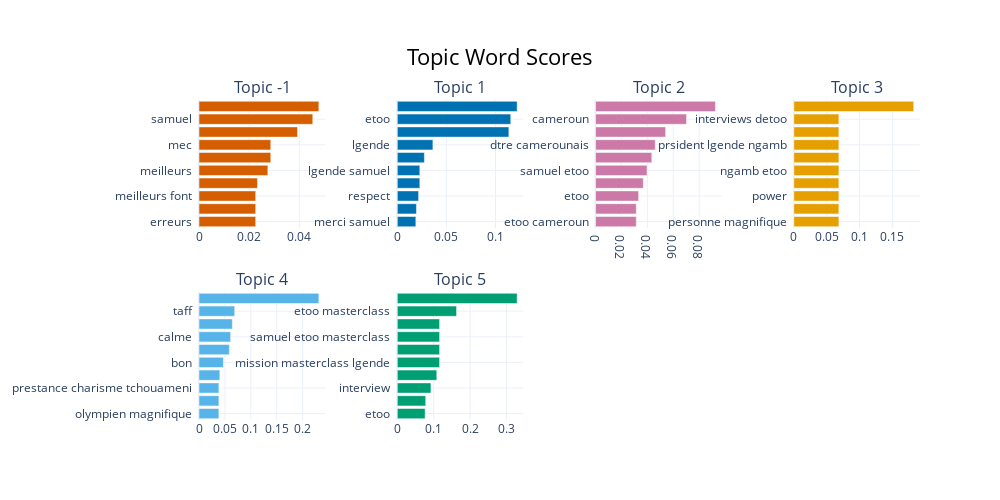

Notebook cell for this chart:
### Code cell
topic_model.visualize_barchart(n_words=10, topics=[-1, 1,2,3,4,5, ] )

### Figure 1 — Plotly figure (JSON) as saved in the notebook; plotly's stock layout.template omitted (floating-point values rounded to 4 significant figures)
{"data": [{"marker": {"color": "#D55E00"}, "orientation": "h", "type": "bar", "x": [0.02259, 0.02259, 0.02259, 0.0233, 0.02743, 0.02861, 0.02861, 0.03928, 0.04534, 0.04777], "xaxis": "x", "y": ["erreurs  ", "pourrais  ", "meilleurs font  ", "homme  ", "meilleurs  ", "heures  ", "mec  ", "samuel etoo  ", "samuel  ", "etoo  "], "yaxis": "y"}, {"marker": {"color": "#0072B2"}, "orientation": "h", "type": "bar", "x": [0.01892, 0.01951, 0.0217, 0.02297, 0.02297, 0.02759, 0.03626, 0.1136, 0.1155, 0.122], "xaxis": "x2", "y": ["merci samuel  ", "incroyable  ", "respect  ", "lgende samuel etoo  ", "lgende samuel  ", "merci  ", "lgende  ", "samuel etoo  ", "etoo  ", "samuel  "], "yaxis": "y2"}, {"marker": {"color": "#CC79A7"}, "orientation": "h", "type": "bar", "x": [0.03146, 0.03146, 0.03325, 0.03686, 0.03977, 0.04345, 0.04608, 0.05411, 0.07025, 0.09255], "xaxis": "x3", "y": ["etoo cameroun  ", "samuel etoo cameroun  ", "etoo  ", "fire  ", "samuel etoo  ", "dtre  ", "dtre camerounais  ", "samuel  ", "cameroun  ", "camerounais  "], "yaxis": "y3"}, {"marker": {"color": "#E69F00"}, "orientation": "h", "type": "bar", "x": [0.06859, 0.06859, 0.06859, 0.06859, 0.06859, 0.06859, 0.06859, 0.06859, 0.06859, 0.1824], "xaxis": "x4", "y": ["personne magnifique  ", "power international  ", "power  ", "prsident lgende  ", "ngamb etoo  ", "sensationnels  ", "prsident lgende ngamb  ", "power international etoo  ", "interviews detoo  ", "etoo  "], "yaxis": "y4"}, {"marker": {"color": "#56B4E9"}, "orientation": "h", "type": "bar", "x": [0.03836, 0.03836, 0.03836, 0.04022, 0.04707, 0.05859, 0.0611, 0.06434, 0.0689, 0.2313], "xaxis": "x5", "y": ["olympien magnifique  ", "nouveau taff  ", "prestance charisme tchouameni  ", "merci  ", "bon  ", "doumbe  ", "calme  ", "tchouameni bon  ", "taff  ", "tchouameni  "], "yaxis": "y5"}, {"marker": {"color": "#009E73"}, "orientation": "h", "type": "bar", "x": [0.07643, 0.07805, 0.0924, 0.1085, 0.1162, 0.1162, 0.1162, 0.1162, 0.1627, 0.329], "xaxis": "x6", "y": ["etoo  ", "mission  ", "interview  ", "mission masterclass  ", "mission masterclass lgende  ", "masterclass interview  ", "samuel etoo masterclass  ", "masterclass lgende  ", "etoo masterclass  ", "masterclass  "], "yaxis": "y6"}], "layout": {"annotations": [{"font": {"size": 16}, "showarrow": false, "text": "Topic -1", "x": 0.0875, "xanchor": "center", "xref": "paper", "y": 1, "yanchor": "bottom", "yref": "paper"}, {"font": {"size": 16}, "showarrow": false, "text": "Topic 1", "x": 0.3625, "xanchor": "center", "xref": "paper", "y": 1, "yanchor": "bottom", "yref": "paper"}, {"font": {"size": 16}, "showarrow": false, "text": "Topic 2", "x": 0.6375, "xanchor": "center", "xref": "paper", "y": 1, "yanchor": "bottom", "yref": "paper"}, {"font": {"size": 16}, "showarrow": false, "text": "Topic 3", "x": 0.9125, "xanchor": "center", "xref": "paper", "y": 1, "yanchor": "bottom", "yref": "paper"}, {"font": {"size": 16}, "showarrow": false, "text": "Topic 4", "x": 0.0875, "xanchor": "center", "xref": "paper", "y": 0.4, "yanchor": "bottom", "yref": "paper"}, {"font": {"size": 16}, "showarrow": false, "text": "Topic 5", "x": 0.3625, "xanchor": "center", "xref": "paper", "y": 0.4, "yanchor": "bottom", "yref": "paper"}], "height": 500, "hoverlabel": {"bgcolor": "white", "font": {"family": "Rockwell", "size": 16}}, "showlegend": false, "title": {"font": {"color": "Black", "size": 22}, "text": "Topic Word Scores", "x": 0.5, "xanchor": "center", "yanchor": "top"}, "width": 1000, "xaxis": {"anchor": "y", "domain": [0, 0.175], "showgrid": true}, "xaxis2": {"anchor": "y2", "domain": [0.275, 0.45], "showgrid": true}, "xaxis3": {"anchor": "y3", "domain": [0.55, 0.725], "showgrid": true}, "xaxis4": {"anchor": "y4", "domain": [0.825, 1], "showgrid": true}, "xaxis5": {"anchor": "y5", "domain": [0, 0.175], "showgrid": true}, "xaxis6": {"anchor": "y6", "domain": [0.275, 0.45], "showgrid": true}, "xaxis7": {"anchor": "y7", "domain": [0.55, 0.725], "showgrid": true}, "xaxis8": {"anchor": "y8", "domain": [0.825, 1], "showgrid": true}, "yaxis": {"anchor": "x", "domain": [0.6, 1], "showgrid": true}, "yaxis2": {"anchor": "x2", "domain": [0.6, 1], "showgrid": true}, "yaxis3": {"anchor": "x3", "domain": [0.6, 1], "showgrid": true}, "yaxis4": {"anchor": "x4", "domain": [0.6, 1], "showgrid": true}, "yaxis5": {"anchor": "x5", "domain": [0, 0.4], "showgrid": true}, "yaxis6": {"anchor": "x6", "domain": [0, 0.4], "showgrid": true}, "yaxis7": {"anchor": "x7", "domain": [0, 0.4], "showgrid": true}, "yaxis8": {"anchor": "x8", "domain": [0, 0.4], "showgrid": true}}}
